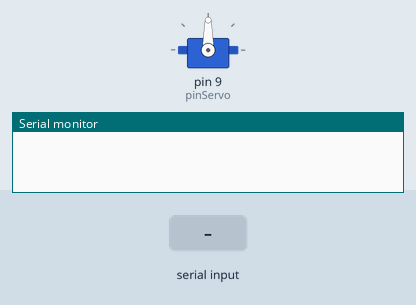
A sketch run on a simulated Arduino Uno, built with avr-gcc and run on an emulated ATmega328P. Parts: servo, the last lines printed to the serial monitor. Inputs (shaded band) come from the test bench.

Above: at 1.2 s.
1.3 s: "90,45\n" received over Serial
At 2.0 s:
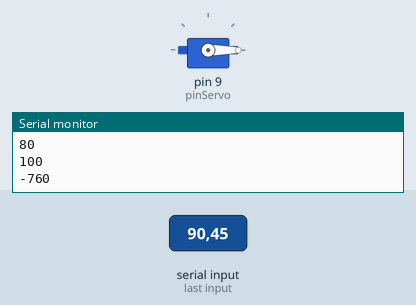
2.8 s: "30,150\n" received over Serial
4.3 s: "200\n" received over Serial
5.8 s: "5\n" received over Serial
Timing chart, 0 to 8.3 s (numbered marks = the images above; inputs shaded):
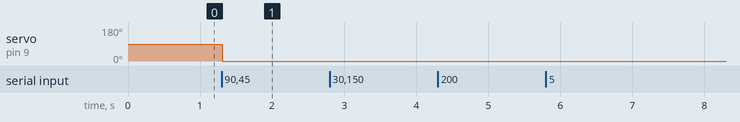

Measured:
- after the input at 1.3 s, servo on pin 9 (pinServo): 90° → 0° at once

The sketch:

servomotorControlSeriePosition.ino
```cpp
#include <Servo.h>
Servo myservo;
int position = 0;
const int pinServo = 9;
void setup() {
  myservo.attach(pinServo);
  Serial.begin(9600);
}

void loop() {
  // si hay un caracter en el buffer de entrada lo almacena
  if (Serial.available() > 0 ) {
    position = Serial.read(); // codigo ascii recibido
    position = (position - 48) * 20;  // 0-9  ascii 48-57   20 => step
    myservo.write(position);
    Serial.println(position);
  }
}
```
